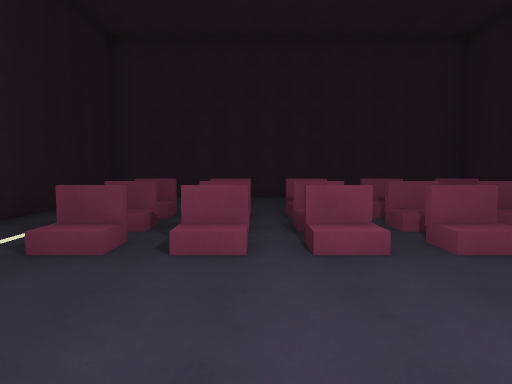
[1] (above)

12 first-person views from a walk through a 3-D level made in the Unity game engine. The camera is 1.3 m above the floor, tilts 4° down and sees 75° across. The floor is counted in squares, 2 m on a side. Each view is taken from the middle of a square. On the plan, view 1 faces up. The plan holds only what a view shows up to about 10 squares ahead; the rest is blank.

[2]
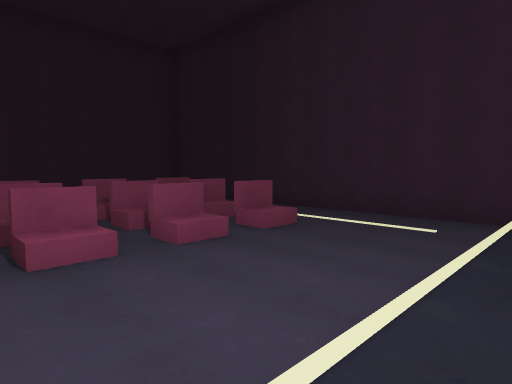

[3]
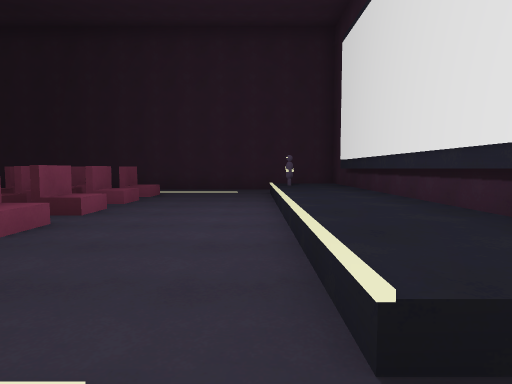

[4]
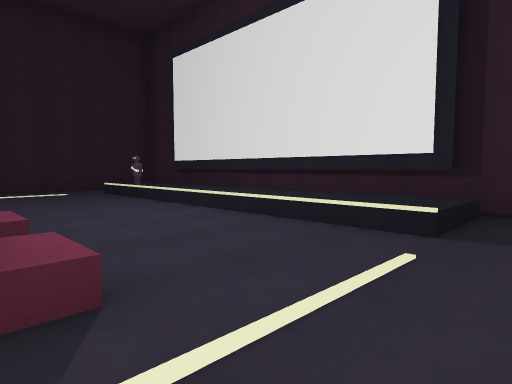

[5]
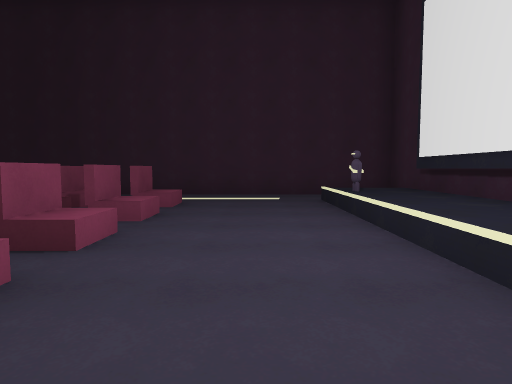

[6]
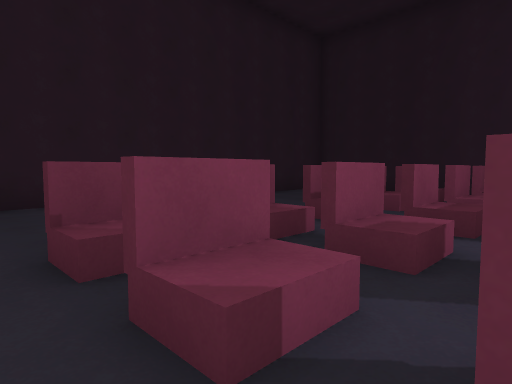

[7]
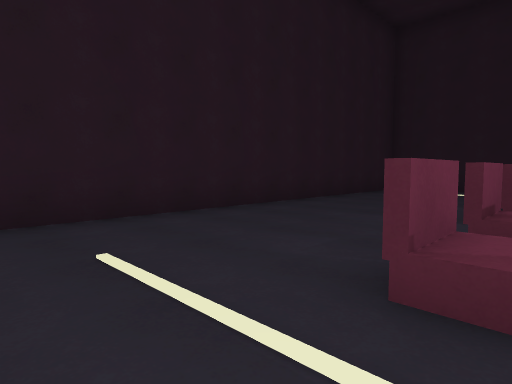

[8]
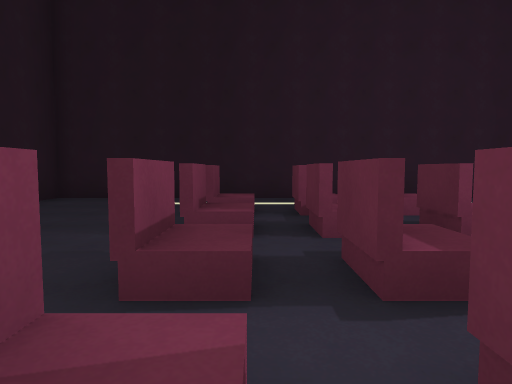

[9]
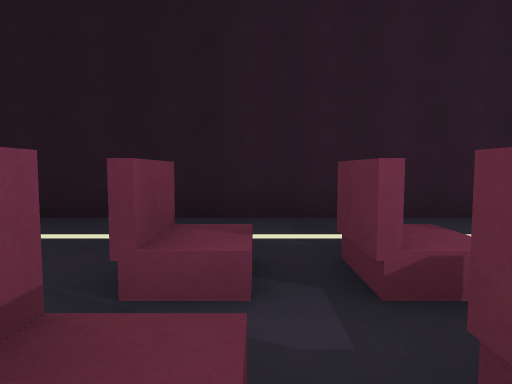

[10]
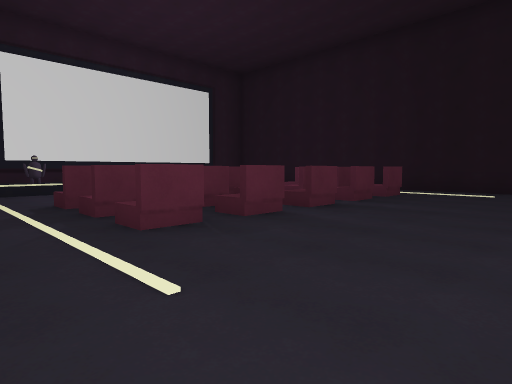

[11]
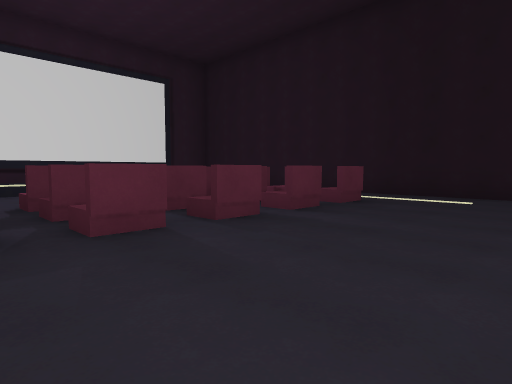

[12]
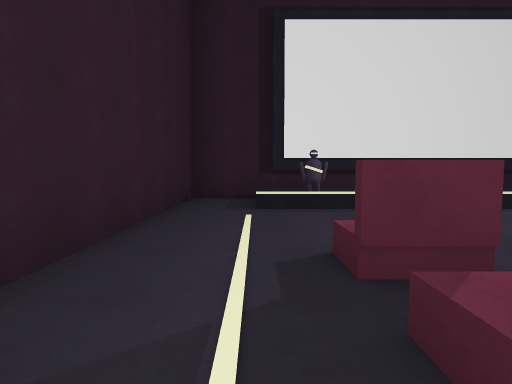

### Floor plan
Key: @ floor where view 1 was taken; # wall or solid block; . main floor; : floor 0.5 m higher than the main floor; / step, stairs or slope; = window, fence, low wall or low ledge; O other object.
Columns run from 5 left of view 1 to 7 right of it. Each row starts with its distance up from view 1.
 11   ###########
 10 #...........#
  9 #...........#
  8 #...........#
  7 #..OOOOOOO..#
  6 #..///////..#
  5 #..#######..#
  4 #..OOOOOOO..#
  3  ...........#
  2  ...........#
  1  .=.........#
  0  ./::@:::O/.#
 -1   /#######/.#
 -2   ###   #####

Where each view was taken, in squares from view 1:
view 1: 0 up, 0 right, facing up
view 2: 0 up, 0 right, facing up-right
view 3: 1 up, 4 left, facing right
view 4: 4 up, 4 left, facing down-right
view 5: 2 up, 2 left, facing right
view 6: 4 up, 3 left, facing up-right
view 7: 6 up, 4 left, facing up-right
view 8: 6 up, 1 left, facing right
view 9: 6 up, 2 right, facing right
view 10: 10 up, 6 right, facing down-left
view 11: 10 up, 4 right, facing down-left
view 12: 6 up, 5 right, facing down
